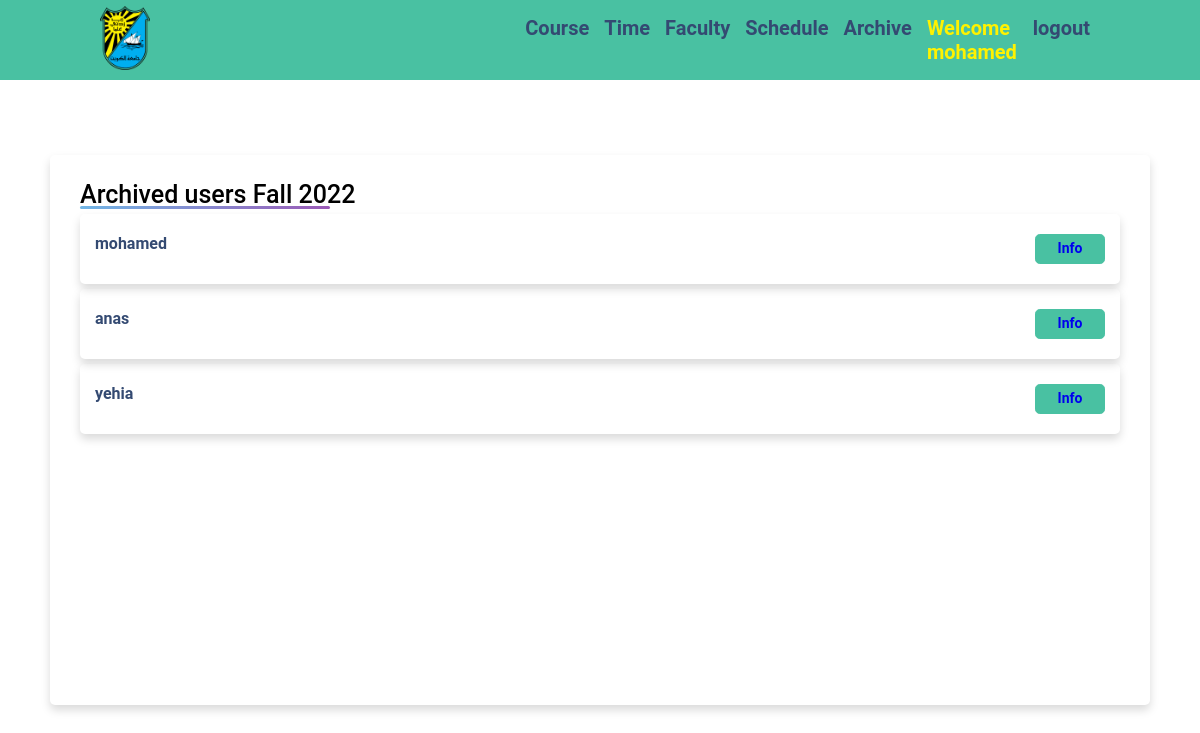
Page /archive-user/ (signed in) on the committed database.
### base/models.py (models this page shows)
class User(AbstractUser):
    serialNumber = models.CharField(max_length=100, null=True)
    teaching = models.BooleanField(default=False, null=True)
    vip = models.BooleanField(default=False, null=True)
    report = models.CharField(max_length=10, null=True)
    REQUIRED_FIELDS = []

### base/views.py (the view)
# urls.py: path('archive-user/', views.archive_user_page, name='archive_user_page'),
@login_required(login_url='login_page')
def archive_user_page(request):
    users = User.objects.all()
    context = {'users':users}
    return render(request, 'base/archive_user_page.html', context)

### base/templates/base/archive_user_page.html (shortened to what this page needs)
{% extends 'core3.html' %}
{% block content %}
<div class="teacher-main_container">
    <div class = "course-container">
        <div class="title">Archived users Fall 2022</div>
        <div class = "course-content">
            {% for user in users %}
            {% if user.is_superuser != True %}
            <div class = "sdetail">
                <div class = "space-course">
                <span >{{user.username}}</span>
                </div>
                <div class = "space">
                    <div class="modify-button-admin">
                        <a class = "" href = "{% url 'archive_user_summary_page' user.id %}" >Info</a>
                    </div>
                </div>
            </div>
            {% endif %}
            {% endfor %}
        </div>
    </div>
</div>
{% endblock content %}

### templates/navebar2.html (shortened to what this page needs)
<header>
    <ul class="navbar">
      <div class = 'navbar-main'>
        <img src="\media\images\logo.png" alt="">
      </div>
      <div class="navbar-items">
        {% if request.user.is_authenticated %}
        <a class= "logout-hover" href="{% url 'course_page' %}"><li>Course</li></a>
        <a class= "logout-hover" href="{% url 'time_page' %}"><li>Time</li></a>
        <a  class= "logout-hover" href="{% url 'faculty_page_detail' %}"><li>Faculty</li></a>
        <a class= "logout-hover" href="{% url 'schedule_course_page' %}"><li>Schedule</li></a>
        <a  class= "logout-hover" href="{% url 'archive_page' %}"><li>Archive</li></a>
        <a class = "welcome-user" href=""><li>Welcome {{request.user}}</li></a>
        <a class = "logout-hover" href="{% url 'logout_page' %}"><li>logout</li></a>
        {% endif %}
      </div>
    </ul>
  </header>

### static/styles/main.css (style rules this page uses)
* { padding: 0; margin: 0; box-sizing: border-box; scroll-behavior: smooth; list-style: none; text-decoration: none; font-family: "Roboto", sans-serif; }
:root { --bg-color-1: #344a72; --bg-color-2 : #ffff; --button-color: #49c1a2; --icon--color:#fff200; }
header { background-color: var(--button-color); position: fixed; top: 0; right: 0; width: 100%; z-index: 1000; }
.navbar { display: flex; align-items: center; justify-content: space-between; padding: 10px 100px; width: 100%; height: 80px; }
.navbar-main { width: 50%; }
.navbar-main img { width: 50px; height: auto; }
.navbar-items { display: flex; gap: 15px; width: 70%; padding: 10px; float: right; justify-content: right; }
.navbar-items a { color: var(--bg-color-2); font-weight: 700; font-size: 20px; pointer-events: none; }
.navbar-items .logout-hover { pointer-events:fill; color: var(--bg-color-1); transition: 0.4s; }
.navbar-items .welcome-user { color: var(--icon--color) }
body { background-color: var(--bg-color-1); }
.teacher-main_container { position: fixed; top: 30px; width: 100vw; height: 100vh; display: flex; flex-direction: column; justify-content: center; align-items: center; background-color: var(--bg-color-2); }
.course-container { max-width: 1100px; width: 100%; height: 550px; background-color: #fff; padding: 25px 30px; border-radius: 5px; box-shadow: 0 5px 10px rgba(0,0,0,0.15); overflow:auto; scroll-behavior: smooth; }
.course-container .title { font-size: 25px; font-weight: 500; position: relative; }
.course-container .title::before { content: ""; position: absolute; left: 0; bottom: 0; height: 3px; width: 250px; border-radius: 5px; background: linear-gradient(135deg, #71b7e6, #9b59b6); }
.course-content { display: flex; flex-direction: column; margin-top: 5px; margin-bottom: 5px; gap:5px; }
.course-content .sdetail { background-color: var(--bg-re-2); padding: 20px 15px; border-radius: 5px; box-shadow: 0 5px 10px rgba(0,0,0,0.15); display: flex; flex-direction: row; justify-content: space-between; }
.course-content .sdetail span { color: black; font-weight: bolder; }
.course-content .sdetail .space { display: flex; gap: 10px; }
.course-content .sdetail .space-course { display: flex; justify-content: space-between; width: 28%; }
.course-content .sdetail .space-course span:nth-child(1) { color: var(--bg-color-1); }
.course-content .sdetail .modify-button-admin { float: right; color: black; width: 70px; height: 30px; text-align: center; border: 1px solid var(--button-color); background-color: var(--button-color); border-radius: 0.3rem; font-size: 14px; font-weight: bolder; padding-top: 5px; padding-bottom: 5px; }

### rows in the picture
User: user "mohamed", username "mohamed"
User: username "anas"
User: username "yehia"
